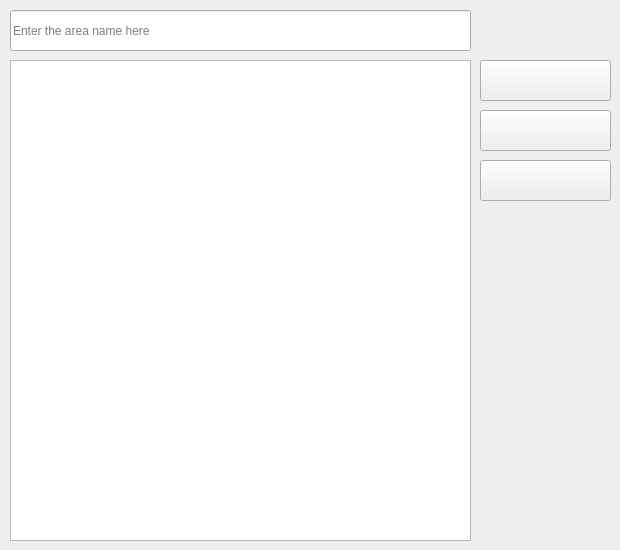
        <widget class="QWidget" name="Areas_Config">
         <attribute name="title">
          <string>Areas Config</string>
         </attribute>
         <widget class="QListWidget" name="listWidget">
          <property name="geometry">
           <rect>
            <x>10</x>
            <y>60</y>
            <width>461</width>
            <height>481</height>
           </rect>
          </property>
         </widget>
         <widget class="QPushButton" name="pushButton">
          <property name="geometry">
           <rect>
            <x>480</x>
            <y>60</y>
            <width>131</width>
            <height>41</height>
           </rect>
          </property>
          <property name="text">
           <string/>
          </property>
          <property name="icon">
           <iconset>
            <normaloff>icons/plus.png</normaloff>icons/plus.png</iconset>
          </property>
          <property name="iconSize">
           <size>
            <width>30</width>
            <height>30</height>
           </size>
          </property>
         </widget>
         <widget class="QPushButton" name="pushButton_2">
          <property name="geometry">
           <rect>
            <x>480</x>
            <y>110</y>
            <width>131</width>
            <height>41</height>
           </rect>
          </property>
          <property name="text">
           <string/>
          </property>
          <property name="icon">
           <iconset resource="icons.qrc">
            <normaloff>:/icons/icons/close.png</normaloff>:/icons/icons/close.png</iconset>
          </property>
          <property name="iconSize">
           <size>
            <width>30</width>
            <height>30</height>
           </size>
          </property>
         </widget>
         <widget class="QPushButton" name="pushButton_3">
          <property name="geometry">
           <rect>
            <x>480</x>
            <y>160</y>
            <width>131</width>
            <height>41</height>
           </rect>
          </property>
          <property name="text">
           <string/>
          </property>
          <property name="icon">
           <iconset>
            <normaloff>icons/pencil.png</normaloff>icons/pencil.png</iconset>
          </property>
          <property name="iconSize">
           <size>
            <width>30</width>
            <height>30</height>
           </size>
          </property>
         </widget>
         <widget class="QLineEdit" name="lineEdit">
          <property name="geometry">
           <rect>
            <x>10</x>
            <y>10</y>
            <width>461</width>
            <height>41</height>
           </rect>
          </property>
          <property name="placeholderText">
           <string>Enter the area name here</string>
          </property>
         </widget>
        </widget>
